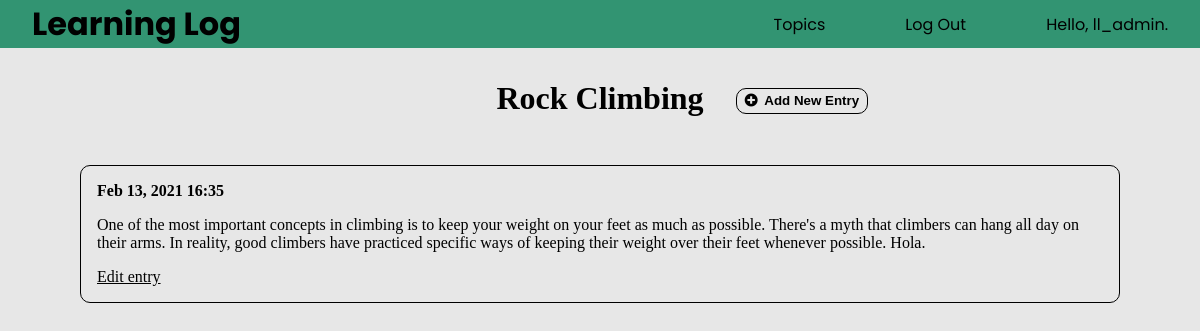
The page /topics/2/ (signed in) on the database its author committed.
### learning_logs/models.py (models this page shows, shortened)
class Topic(models.Model):  # Inherits from Model
    text = models.CharField(max_length=200) # Small amount of text - 200 = space to allocate on db
    date_added = models.DateTimeField(auto_now_add=True) # auto_now_add = set date and time to the one when created
    owner = models.ForeignKey(User, on_delete=models.deletion.CASCADE)
    def __str__(self):
        return self.text

class Entry(models.Model):
    topic = models.ForeignKey(Topic, on_delete=models.deletion.CASCADE)
    text = models.TextField()
    date_added = models.DateTimeField(auto_now_add=True)
    class Meta:
        verbose_name_plural = 'entries'

### learning_logs/views.py (the view)
# urls.py: url(r'^topics/(?P<topic_id>\d+)/$', views.topic, name='topic'),
@login_required
def topic(request, topic_id):
    topic = Topic.objects.get(id=topic_id)
    if topic.owner != request.user:
        raise Http404
    entries = topic.entry_set.order_by('-date_added')
    context = {'topic': topic, 'entries': entries}
    return render(request, 'learning_logs/topic.html', context)

### learning_logs/templates/learning_logs/topic.html (shortened to what this page needs)
{% extends "learning_logs/base.html" %}
{% load static %}
{% block specificcss %}
    <link rel="stylesheet" type="text/css" href="{% static 'learning_logs/topic-style.css' %}">
    <link rel="stylesheet" href="https://cdnjs.cloudflare.com/ajax/libs/font-awesome/5.15.2/css/all.min.css" />
{% endblock specificcss %}
{% block content %}
    <div class="comments-container">
        <div class="header">
            <h2 class="topic">{{ topic }}</h2>
            <div class="new-entry">
                <form method="get" action="{% url 'learning_logs:new_entry' topic.id %}">
                    <button class="new-entry-button">
                        <i class="fas fa-plus-circle"></i>
                       Add New Entry
                    </button>
                </form>
            </div>
        </div>
        <div class="entries">
            {% for entry in entries %}
                <div class="entry">
                    <p class="entry-date">{{ entry.date_added|date:'M d, Y H:i' }}</p>
                    <p class="entry-text">{{ entry.text|linebreaks }}</p>
                    <p class="entry-edit"><a href="{% url 'learning_logs:edit_entry' entry.id %}">Edit entry</a> </p>
                </div>
            {% empty %}
                <div>There are no entries for this topic yet.</div>
            {% endfor %}
        </div>
    </div>
{% endblock content %}

### learning_logs/templates/learning_logs/base.html (shortened to what this page needs)
<!DOCTYPE html>
<html lang="en">
    <head>
        {% load static %}
        <link rel="stylesheet" type="text/css" href="{% static 'learning_logs/style.css' %}">
        {% block specificcss %}{% endblock specificcss %}
    </head>
    <body>
        <nav>
            <h1><a href="{% url 'learning_logs:index' %}">Learning Log</a></h1>
            <ul class="nav-links">
                <li class="nav-link"><a class="nav-link-a" href="{% url 'learning_logs:topics' %}">Topics</a></li>
                {% if user.is_authenticated %}
                    <li class="nav-link"><a class="nav-link-a" href="{% url 'users:logout' %}">Log Out</a></li>
                    <li class="nav-link">Hello, {{ user.username }}.</li>
                {% else %}
                    <li class="nav-link"><a class="nav-link-a" href="{% url 'users:register' %}">Register</a></li>
                    <li class="nav-link"><a class="nav-link-a" href="{% url 'users:login' %}">Login</a></li>
                {% endif %}
            </ul>
        </nav>
        {% block content %}{% endblock content %}
    </body>
</html>

### learning_logs/static/learning_logs/style.css (style rules this page uses)
* { margin: 0; padding: 0; box-sizing: border-box; }
body { min-height: 100vh; background-color: #e7e7e7; }
a { text-decoration: none; }
a:link, a:visited { text-decoration: none; color: black; }
nav { display: flex; align-items: center; justify-content: space-between; min-height: 6vh; padding: 0 2rem; background: rgba(30, 139, 101, 0.9); font-family: 'Poppins', sans-serif; }
nav h1 a { font-size: 2rem; }
.nav-links { display: flex; align-items: center; justify-content: center; list-style: none; }
.nav-link { padding-left: 5rem; font-size: 1rem; }
.nav-link-a { display: inline-block; }

### learning_logs/static/learning_logs/topic-style.css (style rules this page uses)
.comments-container { padding: 2rem 5rem; }
.header { display: grid; grid-template-columns: 1fr max-content 1fr; margin-bottom: 3rem; }
.topic { font-size: 2rem; grid-column-start: 2; grid-column-end: 3; }
.new-entry { grid-column-start: 3; grid-column-end: 4; margin-top: auto; margin-bottom: auto; margin-left: 2rem; }
.new-entry-button { font-weight: bold; padding: 0.3rem 0.5rem; border: 1px solid black; border-radius: 10px; cursor: pointer; outline: none; margin-top: 0.3rem; background-color: #e7e7e7; }
.fa-plus-circle { margin-right: 0.2rem; }
.entry { padding: 1rem 1rem; margin-bottom: 1rem; border: 1px solid black; border-radius: 10px; display: inline-block; }
.entry-date { font-weight: bold; margin-bottom: 1rem; }
.entry-edit { margin-top: 1rem; text-decoration: underline; }
.entry-edit a { border: 0; border-inline-style: none; text-decoration: none; outline: none; }

### rows shown on the page
Topic: text "Rock Climbing"
Entry: date_added "Feb 13, 2021 16:35", text "One of the most important concepts in climbing is to keep your weight on your feet as much as possible. There's a myth that climbers can hang all day on their arms. In reality, good climbers have practiced specific ways of keeping their weight over their feet whenever possible. Hola."

### other values the page prints
{{ user.username }} "ll_admin"
